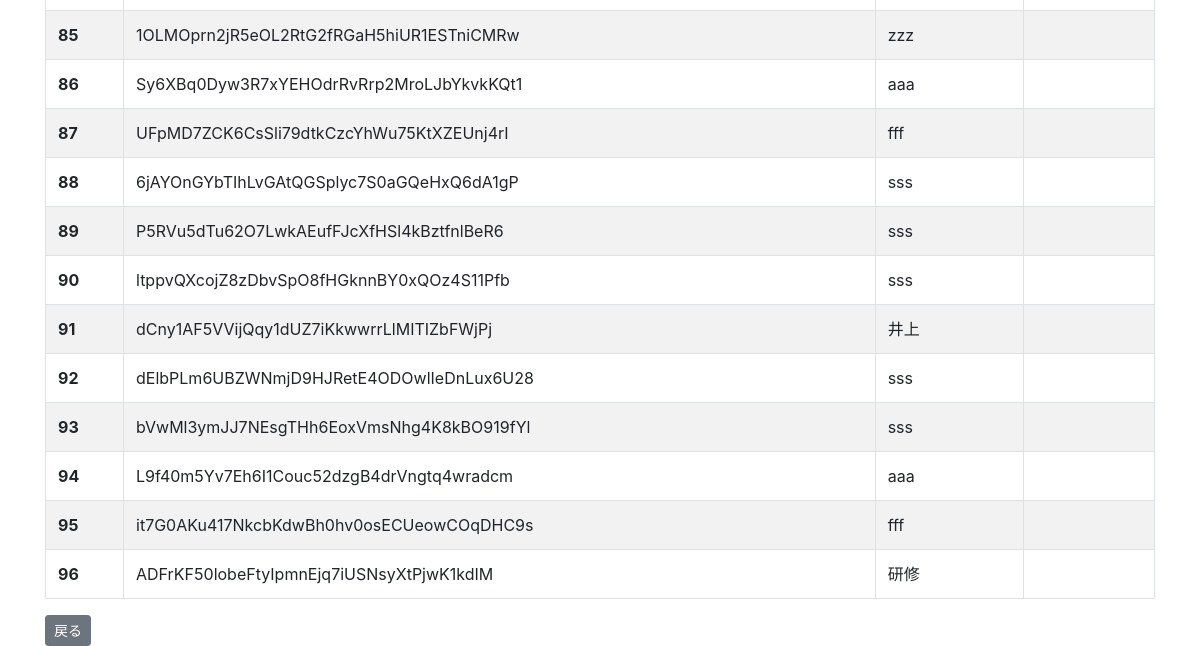
Before: /cms/page/ (lower part) with the older database file.
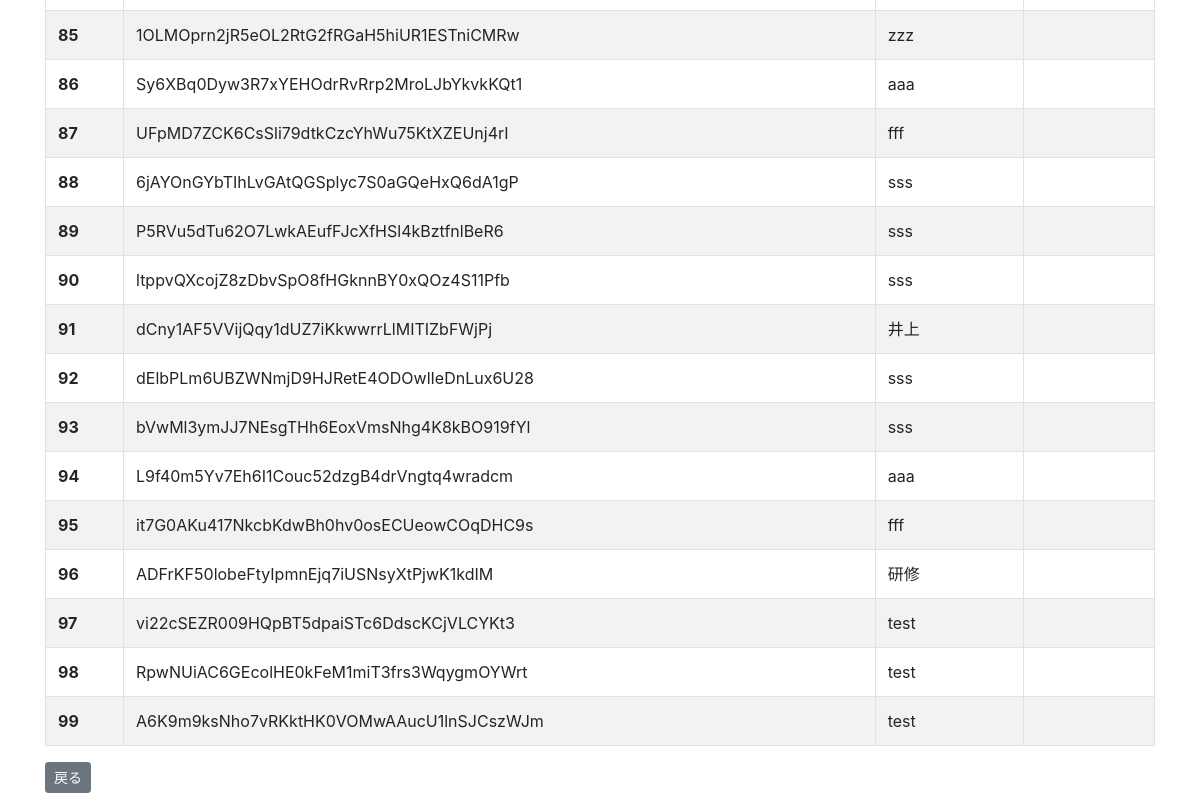
After: the same page with the newer database file.
### cms/models.py (models this page shows, shortened)
class Page(models.Model):
    name = models.CharField('ページ名', max_length=255)
    serialcd = models.CharField('シリアルコード', max_length=255)
    memo = models.CharField('メモ', max_length=255, blank=True)

### cms/views.py (the view)
# urls.py: path('page/', views.page_list, name='page_list'),
def page_list(request):
    pages = Page.objects.all().order_by('id')
    return render(request, 'cms/page_list.html',
                  {'pages': pages})

### cms/templates/cms/page_list.html (shortened to what this page needs)
{% extends "cms/base.html" %}
{% block content %}
    <table class="table table-striped table-bordered">
        <tbody>
            {% for page in pages %}
            <tr>
                <th scope="row">{{ page.id }}</th>
                <td>{{ page.serialcd }}</td>
                <td>{{ page.name }}</td>
                <td>{{ page.memo }}</td>
            </tr>
            {% endfor %}
        </tbody>
    </table>
    <a href="{% url 'cms:page_create' %}" class="btn btn-secondary btn-sm">戻る</a>
{% endblock content %}

Changed rows visible on the page:
added Page: id "97", serialcd "vi22cSEZR009HQpBT5dpaiSTc6DdscKCjVLCYKt3", name "test"
added Page: id "98", serialcd "RpwNUiAC6GEcolHE0kFeM1miT3frs3WqygmOYWrt", name "test"
added Page: id "99", serialcd "A6K9m9ksNho7vRKktHK0VOMwAAucU1lnSJCszWJm", name "test"
